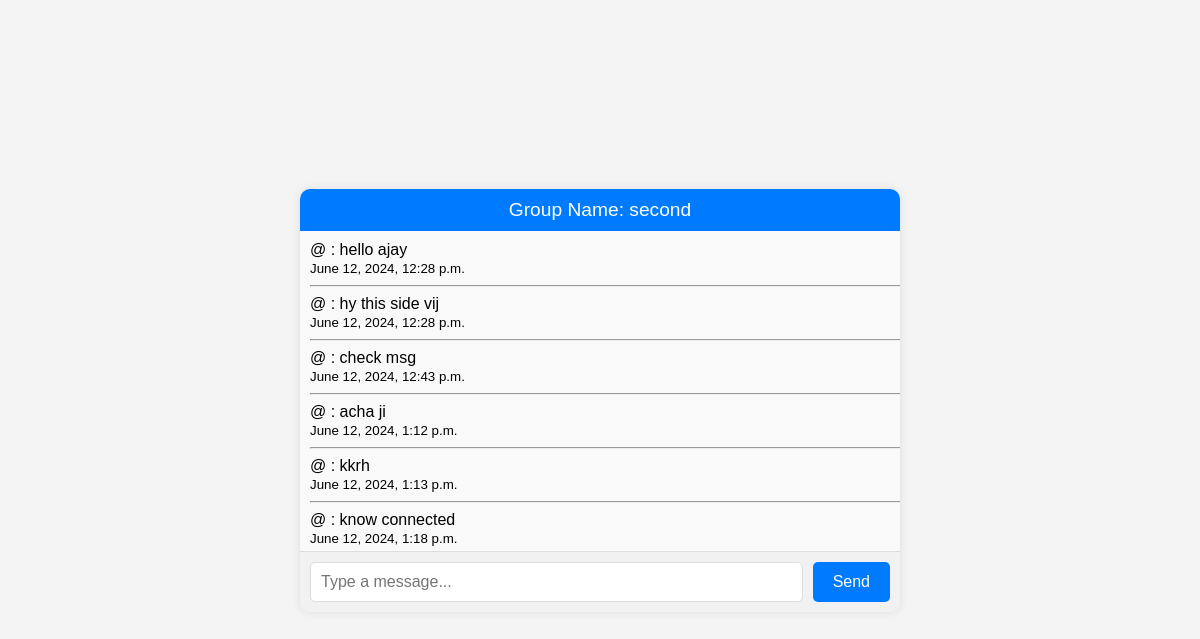
The app's page /second/, older data.
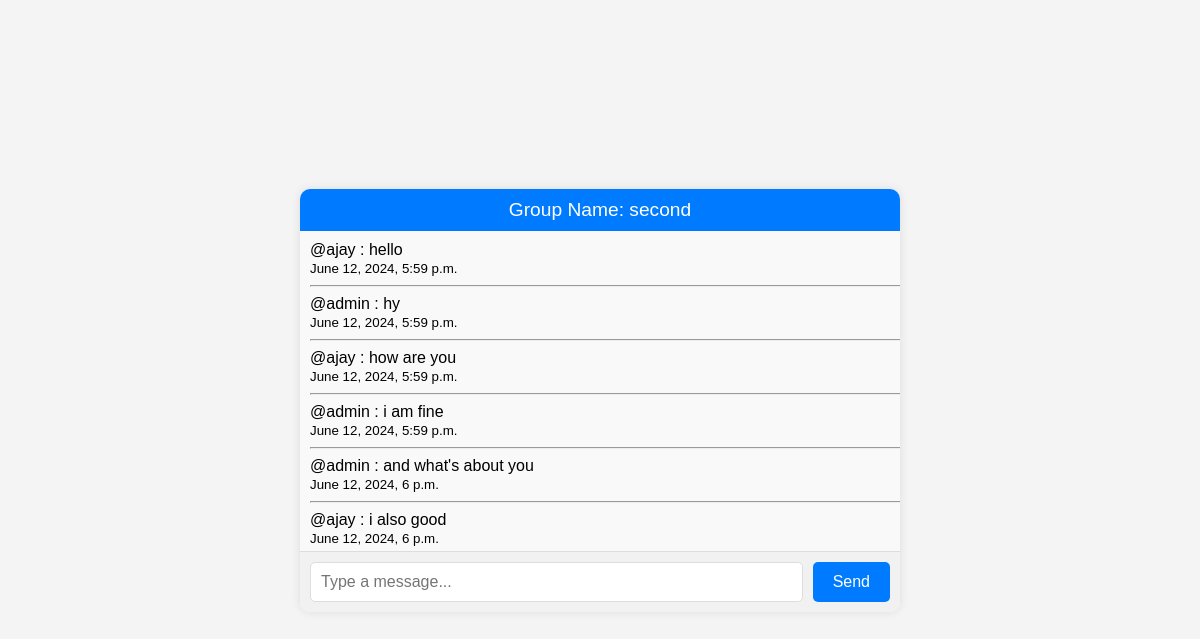
The same page, newer data.
### chat_project/apps/chat_app/models.py (models this page shows, shortened)
class GroupModel(models.Model):
    name = models.CharField(max_length=50)
    created_at = models.DateTimeField(auto_now=True)
    class Meta:
        app_label = 'chat_app'

class ChatModel(models.Model):
    user = models.ForeignKey(User, on_delete=models.CASCADE)
    content = models.CharField(max_length=50)
    timestamp = models.DateTimeField(auto_now=True)
    group = models.ForeignKey(GroupModel, on_delete=models.CASCADE)
    class Meta:
        app_label = 'chat_app'

### chat_project/apps/chat_app/views.py (the view)
# urls.py: path('<str:group_name>/', views.index, name='index'),
def index(request,group_name):
    print('Group name ', group_name)
    group = GroupModel.objects.filter(name=group_name).first()
    chats = []
    if group:
        chats = ChatModel.objects.filter(group = group)
    else:
        group = GroupModel.objects.create(name=group_name)
        group.save()
    return render(request, 'index.html',{'group_name':group_name,'chats':chats})

### chat_project/templates/index.html (shortened to what this page needs)
<!DOCTYPE html>
<html lang="en">
<head>
</head>
<body>
    <div class="chat-container">
        <div class="chat-header">
            Group Name: {{ group_name }}
        </div>
        <div id="chat-log" class="chat-log">
            {% for chat in chats %}
            <div class="chat-line" id="chat-line">
                    @{{chat.user}} : {{chat.content}} <br> <small>{{chat.timestamp}}</small>
                    <hr>
            </div>
            {% endfor %}
        </div>
        <div class="chat-input-container">
            <input id="chat-message-input" type="text" placeholder="Type a message...">
            <input id="chat-message-submit" type="button" value="Send">
        </div>
    </div>
</body>
</html>

### chat_project/templates/index.html (style rules this page uses)
body { font-family: Arial, sans-serif; background-color: #f4f4f4; display: flex; justify-content: center; align-items: center; height: 100vh; margin: 0; }
.chat-container { width: 80%; max-width: 600px; background-color: #fff; border-radius: 10px; box-shadow: 0 0 10px rgba(0, 0, 0, 0.1); overflow: hidden; }
.chat-header { background-color: #007bff; color: #fff; padding: 10px 15px; text-align: center; font-size: 1.2em; }
.chat-log { width: 100%; height: 300px; border: none; padding: 10px; resize: none; overflow-y: scroll; font-size: 1em; background-color: #f9f9f9; }
.chat-input-container { display: flex; padding: 10px; background-color: #f1f1f1; border-top: 1px solid #ddd; }
.chat-input-container input[type="text"] { flex: 1; padding: 10px; font-size: 1em; border: 1px solid #ddd; border-radius: 5px; margin-right: 10px; }
.chat-input-container input[type="button"] { padding: 10px 20px; font-size: 1em; border: none; border-radius: 5px; background-color: #007bff; color: #fff; cursor: pointer; transition: background-color 0.3s; }

Row changes from the older to the newer data that the page shows:
removed ChatModel: content "hello ajay", timestamp "June 12, 2024, 12:28 p.m."
removed ChatModel: content "hy this side vij", timestamp "June 12, 2024, 12:28 p.m."
removed ChatModel: content "check msg", timestamp "June 12, 2024, 12:43 p.m."
removed ChatModel: content "acha ji", timestamp "June 12, 2024, 1:12 p.m."
removed ChatModel: content "kkrh", timestamp "June 12, 2024, 1:13 p.m."
removed ChatModel: content "know connected", timestamp "June 12, 2024, 1:18 p.m."
added ChatModel: user "ajay", content "hello", timestamp "June 12, 2024, 5:59 p.m."
added ChatModel: user "admin", content "hy", timestamp "June 12, 2024, 5:59 p.m."
added ChatModel: user "ajay", content "how are you", timestamp "June 12, 2024, 5:59 p.m."
added ChatModel: user "admin", content "i am fine", timestamp "June 12, 2024, 5:59 p.m."
added ChatModel: user "admin", content "and what's about you", timestamp "June 12, 2024, 6 p.m."
added ChatModel: user "ajay", content "i also good", timestamp "June 12, 2024, 6 p.m."
